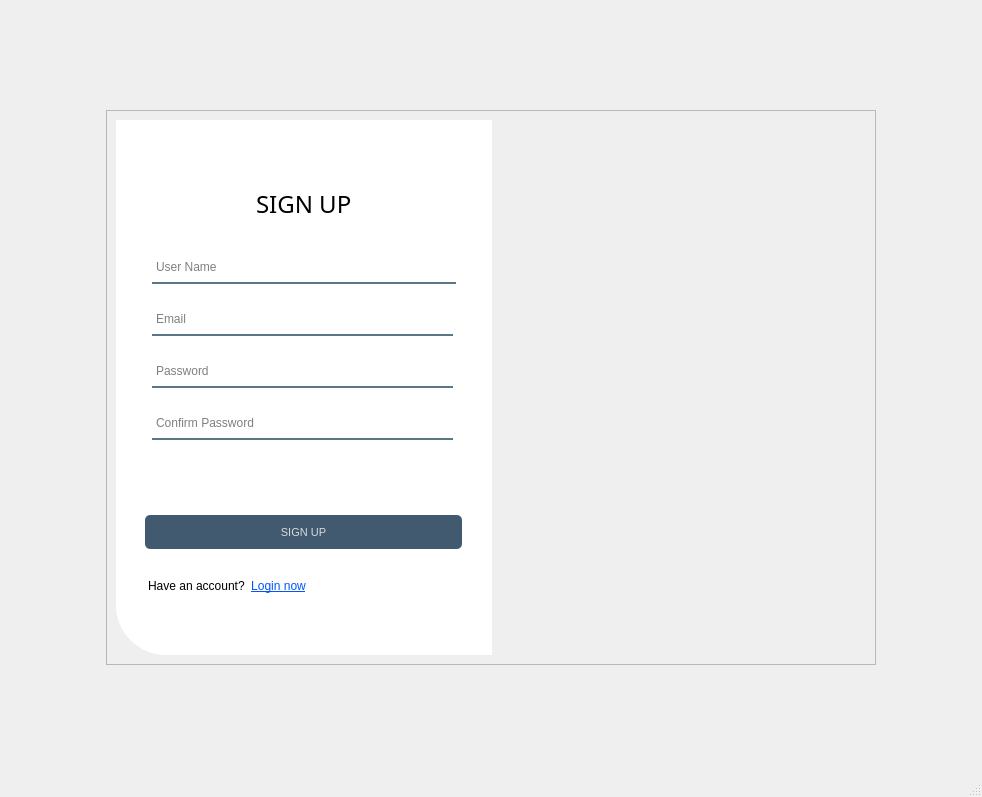
<?xml version="1.0" encoding="UTF-8"?>
<ui version="4.0">
 <class>MainWindow</class>
 <widget class="QMainWindow" name="MainWindow">
  <property name="geometry">
   <rect>
    <x>0</x>
    <y>0</y>
    <width>982</width>
    <height>797</height>
   </rect>
  </property>
  <property name="maximumSize">
   <size>
    <width>16777215</width>
    <height>16777215</height>
   </size>
  </property>
  <property name="windowTitle">
   <string>MainWindow</string>
  </property>
  <widget class="QWidget" name="centralwidget">
   <layout class="QHBoxLayout" name="horizontalLayout">
    <item>
     <widget class="QFrame" name="frame">
      <property name="maximumSize">
       <size>
        <width>770</width>
        <height>555</height>
       </size>
      </property>
      <property name="frameShape">
       <enum>QFrame::StyledPanel</enum>
      </property>
      <property name="frameShadow">
       <enum>QFrame::Raised</enum>
      </property>
      <layout class="QHBoxLayout" name="horizontalLayout_8">
       <property name="spacing">
        <number>0</number>
       </property>
       <item>
        <widget class="QFrame" name="frame_2">
         <property name="minimumSize">
          <size>
           <width>0</width>
           <height>458</height>
          </size>
         </property>
         <property name="maximumSize">
          <size>
           <width>376</width>
           <height>16777215</height>
          </size>
         </property>
         <property name="styleSheet">
          <string notr="true">background-color:rgba(255,255,255,255);
border-bottom-left-radius: 50px;</string>
         </property>
         <property name="frameShape">
          <enum>QFrame::StyledPanel</enum>
         </property>
         <property name="frameShadow">
          <enum>QFrame::Raised</enum>
         </property>
         <layout class="QVBoxLayout" name="verticalLayout">
          <item alignment="Qt::AlignLeft">
           <widget class="QPushButton" name="CloseBtn">
            <property name="minimumSize">
             <size>
              <width>25</width>
              <height>25</height>
             </size>
            </property>
            <property name="cursor">
             <cursorShape>PointingHandCursor</cursorShape>
            </property>
            <property name="styleSheet">
             <string notr="true">#CloseBtn{
	image: url(:/icon/x.svg);
}
#CloseBtn:hover{
	background-color: rgb(222, 222, 222);
}</string>
            </property>
            <property name="text">
             <string/>
            </property>
            <property name="icon">
             <iconset resource="../Resource/resource.qrc">
              <normaloff>:/icon/x_bl.svg</normaloff>:/icon/x_bl.svg</iconset>
            </property>
            <property name="iconSize">
             <size>
              <width>23</width>
              <height>23</height>
             </size>
            </property>
           </widget>
          </item>
          <item>
           <widget class="QFrame" name="frame_3">
            <property name="frameShape">
             <enum>QFrame::StyledPanel</enum>
            </property>
            <property name="frameShadow">
             <enum>QFrame::Raised</enum>
            </property>
            <layout class="QVBoxLayout" name="verticalLayout_2">
             <property name="spacing">
              <number>0</number>
             </property>
             <item>
              <widget class="QFrame" name="frame_6">
               <property name="frameShape">
                <enum>QFrame::StyledPanel</enum>
               </property>
               <property name="frameShadow">
                <enum>QFrame::Raised</enum>
               </property>
               <layout class="QHBoxLayout" name="horizontalLayout_2">
                <item alignment="Qt::AlignHCenter">
                 <widget class="QLabel" name="label">
                  <property name="font">
                   <font>
                    <family>Montserrat Medium</family>
                    <pointsize>18</pointsize>
                   </font>
                  </property>
                  <property name="text">
                   <string>SIGN UP</string>
                  </property>
                 </widget>
                </item>
               </layout>
              </widget>
             </item>
             <item>
              <widget class="QFrame" name="frame_4">
               <property name="frameShape">
                <enum>QFrame::StyledPanel</enum>
               </property>
               <property name="frameShadow">
                <enum>QFrame::Raised</enum>
               </property>
               <layout class="QVBoxLayout" name="verticalLayout_3">
                <property name="spacing">
                 <number>7</number>
                </property>
                <item>
                 <widget class="QFrame" name="frame_9">
                  <property name="frameShape">
                   <enum>QFrame::StyledPanel</enum>
                  </property>
                  <property name="frameShadow">
                   <enum>QFrame::Raised</enum>
                  </property>
                  <layout class="QHBoxLayout" name="horizontalLayout_3">
                   <item>
                    <widget class="QLineEdit" name="username">
                     <property name="minimumSize">
                      <size>
                       <width>301</width>
                       <height>0</height>
                      </size>
                     </property>
                     <property name="font">
                      <font>
                       <pointsize>9</pointsize>
                      </font>
                     </property>
                     <property name="styleSheet">
                      <string notr="true">background-color: rgba(0, 0, 0, 0);
border: 2px solid rgba(0, 0, 0, 0);
border-bottom-color: rgba(46, 82, 101, 200);
color: rgb(0, 0, 0);
padding-bottom: 7px;
</string>
                     </property>
                     <property name="placeholderText">
                      <string>User Name</string>
                     </property>
                    </widget>
                   </item>
                  </layout>
                 </widget>
                </item>
                <item>
                 <widget class="QFrame" name="frame_7">
                  <property name="frameShape">
                   <enum>QFrame::StyledPanel</enum>
                  </property>
                  <property name="frameShadow">
                   <enum>QFrame::Raised</enum>
                  </property>
                  <layout class="QVBoxLayout" name="verticalLayout_4">
                   <item alignment="Qt::AlignLeft">
                    <widget class="QLineEdit" name="email">
                     <property name="minimumSize">
                      <size>
                       <width>301</width>
                       <height>0</height>
                      </size>
                     </property>
                     <property name="font">
                      <font>
                       <pointsize>9</pointsize>
                      </font>
                     </property>
                     <property name="styleSheet">
                      <string notr="true">background-color: rgba(0, 0, 0, 0);
border: 2px solid rgba(0, 0, 0, 0);
border-bottom-color: rgba(46, 82, 101, 200);
color: rgb(0, 0, 0);
padding-bottom: 7px;
</string>
                     </property>
                     <property name="echoMode">
                      <enum>QLineEdit::Normal</enum>
                     </property>
                     <property name="placeholderText">
                      <string>Email</string>
                     </property>
                    </widget>
                   </item>
                  </layout>
                 </widget>
                </item>
                <item>
                 <widget class="QFrame" name="frame_11">
                  <property name="frameShape">
                   <enum>QFrame::StyledPanel</enum>
                  </property>
                  <property name="frameShadow">
                   <enum>QFrame::Raised</enum>
                  </property>
                  <layout class="QHBoxLayout" name="horizontalLayout_9">
                   <item>
                    <widget class="QLineEdit" name="password">
                     <property name="minimumSize">
                      <size>
                       <width>301</width>
                       <height>0</height>
                      </size>
                     </property>
                     <property name="font">
                      <font>
                       <pointsize>9</pointsize>
                      </font>
                     </property>
                     <property name="styleSheet">
                      <string notr="true">background-color: rgba(0, 0, 0, 0);
border: 2px solid rgba(0, 0, 0, 0);
border-bottom-color: rgba(46, 82, 101, 200);
color: rgb(0, 0, 0);
padding-bottom: 7px;
</string>
                     </property>
                     <property name="echoMode">
                      <enum>QLineEdit::Password</enum>
                     </property>
                     <property name="placeholderText">
                      <string>Password</string>
                     </property>
                    </widget>
                   </item>
                   <item>
                    <widget class="QPushButton" name="toggle_password_button">
                     <property name="cursor">
                      <cursorShape>PointingHandCursor</cursorShape>
                     </property>
                     <property name="text">
                      <string/>
                     </property>
                    </widget>
                   </item>
                  </layout>
                 </widget>
                </item>
                <item>
                 <widget class="QFrame" name="frame_10">
                  <property name="frameShape">
                   <enum>QFrame::StyledPanel</enum>
                  </property>
                  <property name="frameShadow">
                   <enum>QFrame::Raised</enum>
                  </property>
                  <layout class="QHBoxLayout" name="horizontalLayout_4">
                   <item>
                    <widget class="QLineEdit" name="confirmpassword">
                     <property name="minimumSize">
                      <size>
                       <width>301</width>
                       <height>0</height>
                      </size>
                     </property>
                     <property name="font">
                      <font>
                       <pointsize>9</pointsize>
                      </font>
                     </property>
                     <property name="styleSheet">
                      <string notr="true">background-color: rgba(0, 0, 0, 0);
border: 2px solid rgba(0, 0, 0, 0);
border-bottom-color: rgba(46, 82, 101, 200);
color: rgb(0, 0, 0);
padding-bottom: 7px;
</string>
                     </property>
                     <property name="echoMode">
                      <enum>QLineEdit::Password</enum>
                     </property>
                     <property name="placeholderText">
                      <string>Confirm Password</string>
                     </property>
                    </widget>
                   </item>
                   <item>
                    <widget class="QPushButton" name="toggle_password_button_2">
                     <property name="cursor">
                      <cursorShape>PointingHandCursor</cursorShape>
                     </property>
                     <property name="text">
                      <string/>
                     </property>
                    </widget>
                   </item>
                  </layout>
                 </widget>
                </item>
                <item>
                 <widget class="QFrame" name="frame_check">
                  <property name="frameShape">
                   <enum>QFrame::StyledPanel</enum>
                  </property>
                  <property name="frameShadow">
                   <enum>QFrame::Raised</enum>
                  </property>
                  <layout class="QHBoxLayout" name="horizontalLayout_7">
                   <item>
                    <widget class="QLabel" name="check_signup">
                     <property name="font">
                      <font>
                       <pointsize>10</pointsize>
                      </font>
                     </property>
                     <property name="styleSheet">
                      <string notr="true">color: rgb(255, 0, 0);</string>
                     </property>
                     <property name="text">
                      <string/>
                     </property>
                    </widget>
                   </item>
                  </layout>
                 </widget>
                </item>
               </layout>
              </widget>
             </item>
             <item>
              <widget class="QFrame" name="frame_5">
               <property name="frameShape">
                <enum>QFrame::StyledPanel</enum>
               </property>
               <property name="frameShadow">
                <enum>QFrame::Raised</enum>
               </property>
               <layout class="QHBoxLayout" name="horizontalLayout_5">
                <item>
                 <spacer name="horizontalSpacer_2">
                  <property name="orientation">
                   <enum>Qt::Horizontal</enum>
                  </property>
                  <property name="sizeType">
                   <enum>QSizePolicy::Maximum</enum>
                  </property>
                  <property name="sizeHint" stdset="0">
                   <size>
                    <width>2</width>
                    <height>20</height>
                   </size>
                  </property>
                 </spacer>
                </item>
                <item>
                 <widget class="QPushButton" name="signupbutton">
                  <property name="minimumSize">
                   <size>
                    <width>0</width>
                    <height>34</height>
                   </size>
                  </property>
                  <property name="font">
                   <font>
                    <pointsize>8</pointsize>
                    <weight>50</weight>
                    <bold>false</bold>
                   </font>
                  </property>
                  <property name="cursor">
                   <cursorShape>PointingHandCursor</cursorShape>
                  </property>
                  <property name="styleSheet">
                   <string notr="true">#signupbutton {
	background-color: rgba(65, 90, 112, 255);
	color: rgba(255, 255, 255, 200);
	border-radius: 5px;
}

#signupbutton:pressed {
	padding-left: 5px;
	padding-top: 5px;
	background-color: rgba(255, 107, 107, 255);
}

#signupbutton:hover {
	background-color: rgba(255, 107, 107, 255);
}</string>
                  </property>
                  <property name="text">
                   <string>SIGN UP</string>
                  </property>
                 </widget>
                </item>
                <item>
                 <spacer name="horizontalSpacer_3">
                  <property name="orientation">
                   <enum>Qt::Horizontal</enum>
                  </property>
                  <property name="sizeType">
                   <enum>QSizePolicy::Maximum</enum>
                  </property>
                  <property name="sizeHint" stdset="0">
                   <size>
                    <width>3</width>
                    <height>20</height>
                   </size>
                  </property>
                 </spacer>
                </item>
               </layout>
              </widget>
             </item>
             <item alignment="Qt::AlignLeft|Qt::AlignTop">
              <widget class="QFrame" name="frame_8">
               <property name="frameShape">
                <enum>QFrame::StyledPanel</enum>
               </property>
               <property name="frameShadow">
                <enum>QFrame::Raised</enum>
               </property>
               <layout class="QHBoxLayout" name="horizontalLayout_6">
                <item>
                 <spacer name="horizontalSpacer_4">
                  <property name="orientation">
                   <enum>Qt::Horizontal</enum>
                  </property>
                  <property name="sizeType">
                   <enum>QSizePolicy::Maximum</enum>
                  </property>
                  <property name="sizeHint" stdset="0">
                   <size>
                    <width>5</width>
                    <height>20</height>
                   </size>
                  </property>
                 </spacer>
                </item>
                <item alignment="Qt::AlignRight">
                 <widget class="QLabel" name="label_4">
                  <property name="font">
                   <font>
                    <pointsize>9</pointsize>
                   </font>
                  </property>
                  <property name="text">
                   <string>Have an account?</string>
                  </property>
                 </widget>
                </item>
                <item alignment="Qt::AlignLeft">
                 <widget class="QPushButton" name="gotologinbutton">
                  <property name="font">
                   <font>
                    <pointsize>9</pointsize>
                    <underline>true</underline>
                   </font>
                  </property>
                  <property name="cursor">
                   <cursorShape>PointingHandCursor</cursorShape>
                  </property>
                  <property name="styleSheet">
                   <string notr="true">background: transparent;
color:rgb(0, 85, 255);
text-decoration: underline;</string>
                  </property>
                  <property name="text">
                   <string>Login now</string>
                  </property>
                 </widget>
                </item>
               </layout>
              </widget>
             </item>
            </layout>
           </widget>
          </item>
         </layout>
        </widget>
       </item>
       <item>
        <widget class="QFrame" name="frame_12">
         <property name="minimumSize">
          <size>
           <width>373</width>
           <height>500</height>
          </size>
         </property>
         <property name="maximumSize">
          <size>
           <width>373</width>
           <height>539</height>
          </size>
         </property>
         <property name="styleSheet">
          <string notr="true">border-image: url(:/image/bg-login.png);
border-top-right-radius: 50px;</string>
         </property>
         <property name="frameShape">
          <enum>QFrame::StyledPanel</enum>
         </property>
         <property name="frameShadow">
          <enum>QFrame::Raised</enum>
         </property>
        </widget>
       </item>
      </layout>
     </widget>
    </item>
   </layout>
  </widget>
  <widget class="QMenuBar" name="menubar">
   <property name="geometry">
    <rect>
     <x>0</x>
     <y>0</y>
     <width>982</width>
     <height>21</height>
    </rect>
   </property>
  </widget>
  <widget class="QStatusBar" name="statusbar"/>
 </widget>
 <resources>
  <include location="../Resource/resource.qrc"/>
 </resources>
 <connections/>
</ui>
